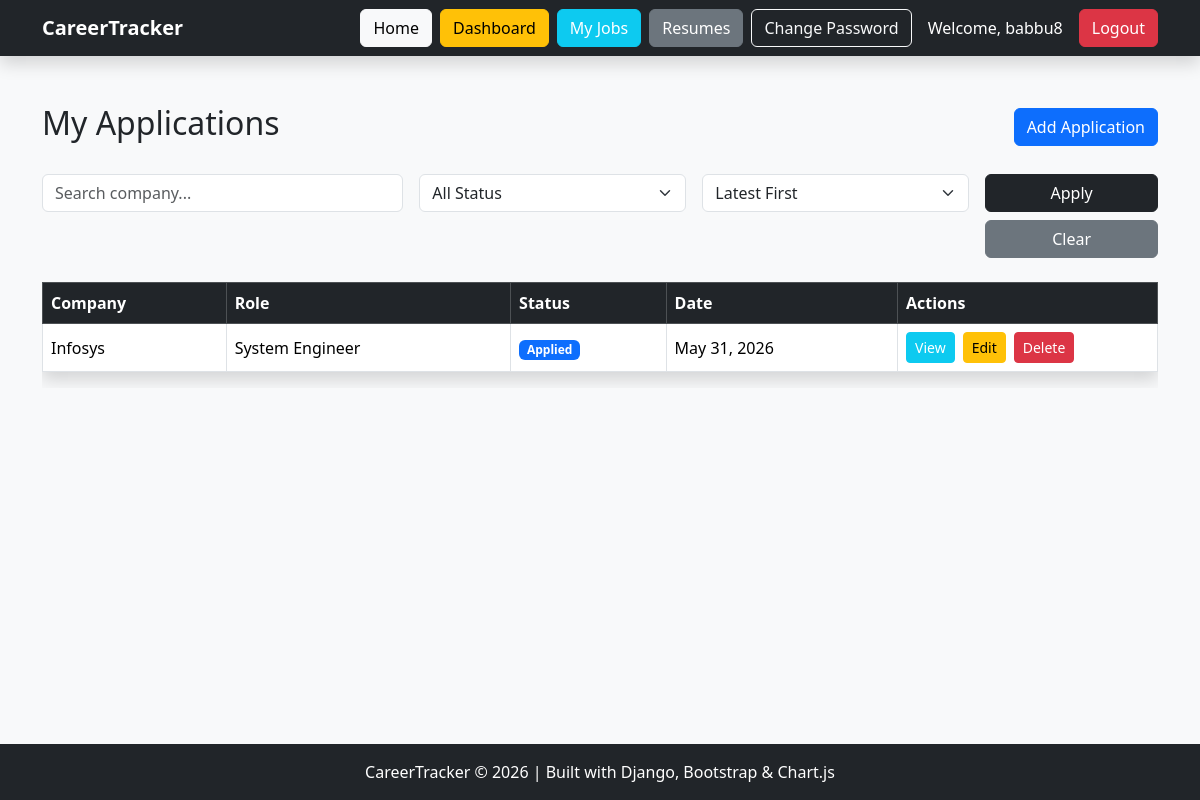
Page /jobs/ (signed in) on the committed database.
### jobs/models.py (models this page shows, shortened)
class JobApplication(models.Model):
    STATUS_CHOICES = [
        ('Applied', 'Applied'),
        ('OA Scheduled', 'OA Scheduled'),
        ('Interview Scheduled', 'Interview Scheduled'),
        ('HR Round', 'HR Round'),
        ('Rejected', 'Rejected'),
        ('Offer Received', 'Offer Received'),
        ('Joined', 'Joined'),
    ]
    user = models.ForeignKey(
        User,
        on_delete=models.CASCADE
    )
    company_name = models.CharField(max_length=200)
    role = models.CharField(max_length=200)
    location = models.CharField(max_length=200)
    salary = models.CharField(
        max_length=100,
        blank=True
    )
    application_date = models.DateField()
    status = models.CharField(
        max_length=50,
        choices=STATUS_CHOICES,
        default='Applied'
    )
    recruiter_name = models.CharField(
        max_length=200,
        blank=True
    )
    recruiter_email = models.EmailField(
        blank=True
    )
    notes = models.TextField(
        blank=True
    )
    created_at = models.DateTimeField(
        auto_now_add=True
    )
    updated_at = models.DateTimeField(
        auto_now=True
    )

### jobs/views.py (the view)
@login_required
def job_list(request):
    jobs = request.user.jobapplication_set.all()
    search_query = request.GET.get('search')
    if search_query:
        jobs = jobs.filter(
            company_name__icontains=search_query
        )
    status_filter = request.GET.get('status')
    if status_filter:
        jobs = jobs.filter(
            status=status_filter
        )
    sort_order = request.GET.get('sort')
    if sort_order == 'oldest':
        jobs = jobs.order_by('application_date')
    else:
        jobs = jobs.order_by('-application_date')
    paginator = Paginator(jobs, 5)
    page_number = request.GET.get('page')
    page_obj = paginator.get_page(page_number)
    context = {
        'jobs': page_obj,
        'page_obj': page_obj,
        'search_query': search_query,
        'status_filter': status_filter,
        'sort_order': sort_order,
    }
    return render(
        request,
        'jobs/job_list.html',
        context
    )

### templates/jobs/job_list.html (shortened to what this page needs)
{% extends 'base.html' %}
{% block content %}
<div class="d-flex justify-content-between align-items-center mb-4">
    <h2>
        My Applications
    </h2>
    <a href="{% url 'add_job' %}"
       class="btn btn-primary">
        Add Application
    </a>
</div>
<form method="GET"
      class="row g-3 mb-4">
    <div class="col-md-4">
        <input type="text"
               name="search"
               class="form-control"
               placeholder="Search company..."
               value="{{ search_query|default:'' }}">
    </div>
    <div class="col-md-3">
        <select name="status"
                class="form-select">
            <option value="">
                All Status
            </option>
        </select>
    </div>
    <div class="col-md-3">
        <select name="sort"
                class="form-select">
            <option value="latest"
            {% if sort_order != 'oldest' %}
            selected
            {% endif %}>
                Latest First
            </option>
        </select>
    </div>
    <div class="col-md-2">
        <button type="submit"
                class="btn btn-dark w-100 mb-2">
            Apply
        </button>
        <a href="{% url 'job_list' %}"
           class="btn btn-secondary w-100">
            Clear
        </a>
    </div>
</form>
<div class="table-responsive">
    <table class="table table-bordered table-hover align-middle shadow">
        <thead class="table-dark">
            <tr>
                <th>Company</th>
                <th>Role</th>
                <th>Status</th>
                <th>Date</th>
                <th width="260">
                    Actions
                </th>
            </tr>
        </thead>
        <tbody>
            {% for job in jobs %}
            <tr>
                <td>
                    {{ job.company_name }}
                </td>
                <td>
                    {{ job.role }}
                </td>
                <td>
                    {% if job.status == 'Applied' %}
                        <span class="badge bg-primary">
                            Applied
                        </span>
                    {% elif job.status == 'Interview Scheduled' %}
                        <span class="badge bg-warning text-dark">
                            Interview
                        </span>
                    {% elif job.status == 'Rejected' %}
                        <span class="badge bg-danger">
                            Rejected
                        </span>
                    {% elif job.status == 'Offer Received' %}
                        <span class="badge bg-success">
                            Offer
                        </span>
                    {% elif job.status == 'HR Round' %}
                        <span class="badge bg-info text-dark">
                            HR Round
                        </span>
                    {% elif job.status == 'Joined' %}
                        <span class="badge bg-dark">
                            Joined
                        </span>
                    {% else %}
                        <span class="badge bg-secondary">
                            {{ job.status }}
                        </span>
                    {% endif %}
                </td>
                <td>
                    {{ job.application_date }}
                </td>
                <td>
                    <div class="d-flex gap-2 flex-wrap">
                        <a href="{% url 'job_detail' job.id %}"
                           class="btn btn-sm btn-info text-white">
                            View
                        </a>
                        <a href="{% url 'edit_job' job.id %}"
                           class="btn btn-sm btn-warning">
                            Edit
                        </a>
                        <a href="{% url 'delete_job' job.id %}"
                           class="btn btn-sm btn-danger">
                            Delete
                        </a>
                    </div>
                </td>
            </tr>
            {% endfor %}
        </tbody>
    </table>
</div>
{% endblock %}

### templates/base.html (shortened to what this page needs)
{% load static %}
<!DOCTYPE html>
<html lang="en">
<head>
    <link href="https://cdn.jsdelivr.net/npm/bootstrap@5.3.3/dist/css/bootstrap.min.css"
          rel="stylesheet">
    <link rel="stylesheet"
          href="{% static 'css/style.css' %}">
</head>
<body class="bg-light d-flex flex-column min-vh-100">
    <nav class="navbar navbar-expand-lg navbar-dark bg-dark shadow">
        <div class="container">
            <a class="navbar-brand fw-bold"
               href="{% url 'home' %}">
                CareerTracker
            </a>
            <div class="collapse navbar-collapse"
                 id="navbarContent">
                <div class="ms-auto d-flex flex-wrap gap-2 mt-3 mt-lg-0 align-items-center">
                    <a href="{% url 'home' %}"
                       class="btn btn-light">
                        Home
                    </a>
                    {% if user.is_authenticated %}
                        <a href="{% url 'dashboard' %}"
                           class="btn btn-warning">
                            Dashboard
                        </a>
                        <a href="{% url 'job_list' %}"
                           class="btn btn-info text-white">
                            My Jobs
                        </a>
                        <a href="{% url 'resume_list' %}"
                           class="btn btn-secondary">
                            Resumes
                        </a>
                        <a href="{% url 'password_change' %}"
                           class="btn btn-outline-light">
                            Change Password
                        </a>
                        <span class="text-white px-2">
                            Welcome, {{ user.username }}
                        </span>
                        <form action="{% url 'logout' %}"
                              method="POST"
                              class="d-inline">
                            <button type="submit"
                                    class="btn btn-danger">
                                Logout
                            </button>
                        </form>
                    {% endif %}
                </div>
            </div>
        </div>
    </nav>
    <main class="container mt-5 mb-5 flex-grow-1">
        {% block content %}
        {% endblock %}
    </main>
    <footer class="bg-dark text-white text-center p-3 mt-auto">
        CareerTracker © 2026 |
        Built with Django, Bootstrap & Chart.js
    </footer>
</body>
</html>

### static/css/style.css (style rules this page uses)
.table { background-color: white; }

### rows in the picture
JobApplication: company_name "Infosys", role "System Engineer", status "Applied", application_date "May 31, 2026"

### other values in the picture
{{ user.username }} "babbu8"
